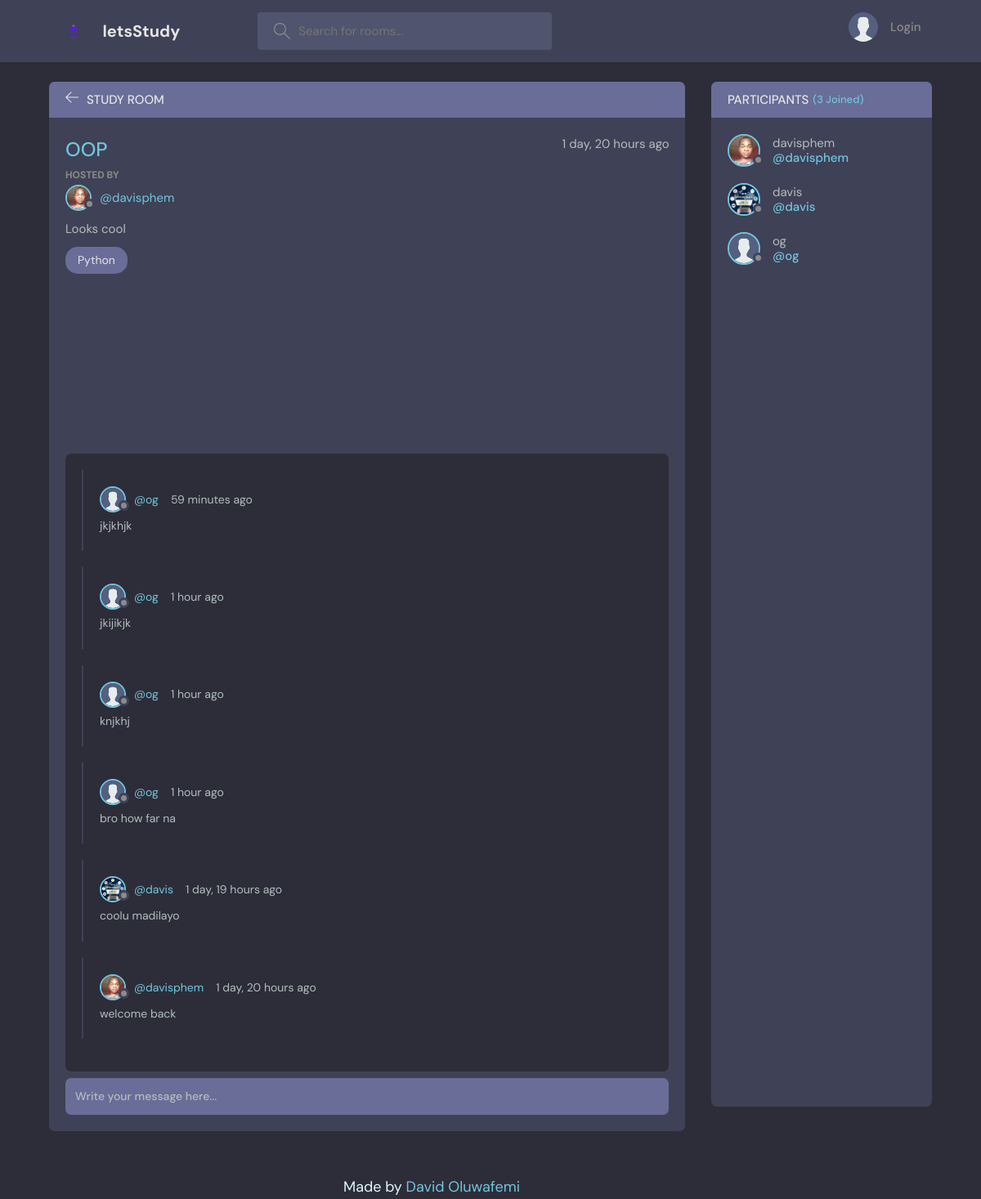
Page /room/1 on the earlier database version.
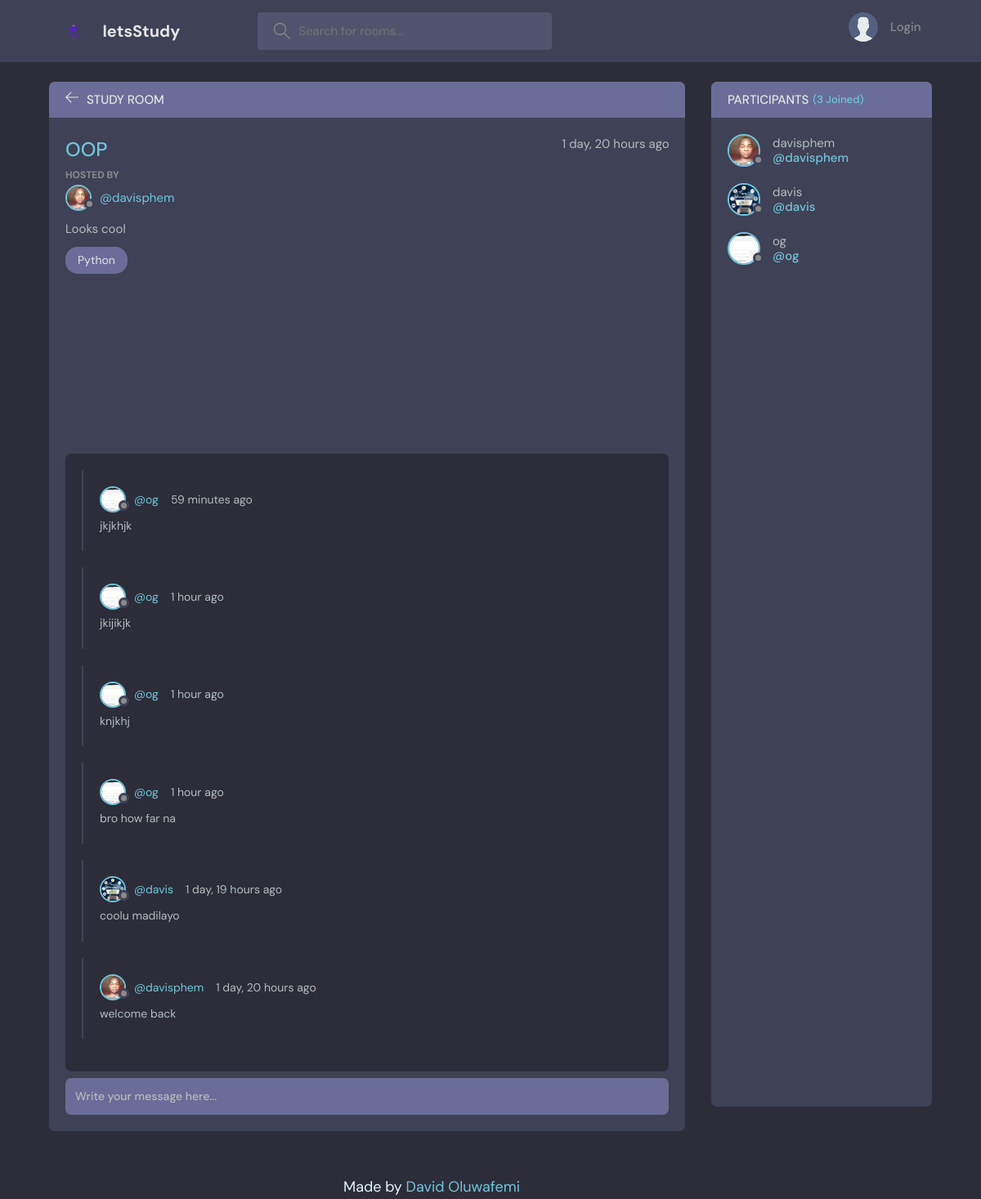
Same page on the later database version.
### main/models.py (models this page shows, shortened)
class Message(models.Model):
    user = models.ForeignKey(User, on_delete=models.CASCADE)
    room = models.ForeignKey(Room, on_delete=models.CASCADE)
    body = models.TextField()
    updated = models.DateTimeField(auto_now=True)  # saves everytime
    created = models.DateTimeField(auto_now_add=True)  # once on creation
    class Meta:
        ordering = ["-updated", "-created"]

class User(AbstractUser):
    name = models.CharField(max_length=200, null=True)
    email = models.EmailField(unique=True, null=True)
    bio = models.TextField(null=True)
    avatar = models.ImageField(null=True, default="avatar.svg")
    USERNAME_FIELD = "email"
    REQUIRED_FIELDS = []
    def __str__(self):
        return self.username

### main/views.py (the view)
# urls.py: path("room/<str:pk>", views.room, name="room"),
def room(request, pk):
    room = Room.objects.get(id=pk)
    chats = room.message_set.all().order_by("-created")
    participants = room.participants.all()
    if request.method == "POST":
        message = Message.objects.create(
            user=request.user, room=room, body=request.POST.get("body")
        )
        room.participants.add(request.user)
        return redirect("room", pk=room.id)
    context = {"room": room, "chats": chats, "participants": participants}
    return render(request, "main/room.html", context)

### main/models.py (called while the page is built)
    def __str__(self):
        return self.name

### main/templates/main/room.html (shortened to what this page needs)
{% extends 'base.html' %} {% block content %}{% load static %}
<main class="profile-page layout layout--2">
  <div class="container">
    <div class="room">
      <div class="room__top">
        <div class="room__topLeft">
          {% if 'delete-message' not in request.META.HTTP_REFERER or 'update-message' not in request.META.HTTP_REFERER %}
          <a href="{{ request.META.HTTP_REFERER }}">
          {% else %}
          <a href="{% url 'room' room.id %}">
          {% endif %}
            <svg
              version="1.1"
              xmlns="http://www.w3.org/2000/svg"
              width="32"
              height="32"
              viewBox="0 0 32 32"
            >
              <title>arrow-left</title>
              <path
                d="M13.723 2.286l-13.723 13.714 13.719 13.714 1.616-1.611-10.96-10.96h27.625v-2.286h-27.625l10.965-10.965-1.616-1.607z"
              ></path>
            </svg>
          </a>
          <h3>Study Room</h3>
       </div>
      </div>
      <div class="room__box scroll">
        <div class="room__header scroll">
          <div class="room__info">
            <h3>{{ room.name }}</h3>
            <span>{{ room.created|timesince }} ago</span>
          </div>
          <div class="room__hosted">
            <p>Hosted By</p>
            <a
              href="{% url 'user-profile' room.host.id %}"
              class="room__author"
            >
              <div class="avatar avatar--small">
                <img src="{{ room.host.avatar.url }}" />
              </div>
              <span>@{{ room.host }}</span>
            </a>
          </div>
          <div class="room__details">{{ room.description }}</div>
          <span class="room__topics">{{room.topic}}</span>
        </div>
        <div class="room__conversation">
          <div class="threads scroll">
            {% for chat in chats %}
            <div class="thread">
              <div class="thread__top">
                <div class="thread__author">
                  <a
                    href="{% url 'user-profile' chat.user.id %}"
                    class="thread__authorInfo"
                  >
                    <div class="avatar avatar--small">
                      <img
                        src="{{ chat.user.avatar.url }}"
                      />
                    </div>
                    <span>@{{ chat.user.username }}</span>
                  </a>
                  <span class="thread__date"
                    >{{ chat.created|timesince }} ago</span
                  >
                </div>
              </div>
              <div class="thread__details">{{chat.body}}</div>
            </div>
            {% endfor %}
          </div>
        </div>
      </div>
      <div class="room__message">
        <form action="" method="post">
          <input
            name="body"
            type="text"
            placeholder="Write your message here..."
          />
        </form>
      </div>
    </div>
    <div class="participants">
      <h3 class="participants__top">
        Participants <span>({{ participants.count }} Joined)</span>
      </h3>
      <div class="participants__list scroll">
        {% for participant in participants %}
        <a href="{% url 'user-profile' participant.id %}" class="participant">
          <div class="avatar avatar--medium">
            {% if participant.avatar.url %}
            <img src="{{ participant.avatar.url }}" />
            {% else %}
            <img src="{% static 'images/avatar.svg' %}" />
            {% endif %}
          </div>
          <p>
            {{ participant.username }}
            <span>@{{ participant.username }}</span>
          </p>
        </a>
        {% endfor %}
      </div>
    </div>
  </div>
</main>
{% endblock %}

Differences in the rows shown:
changed through a linked row, Message "59 minutes": user.avatar: picture added in place of a placeholder
changed through a linked row, Message "jkijikjk": user.avatar: picture added in place of a placeholder
changed through a linked row, Message "knjkhj": user.avatar: picture added in place of a placeholder
changed through a linked row, Message "bro how far na": user.avatar: picture added in place of a placeholder
changed User "og": avatar: picture added in place of a placeholder
